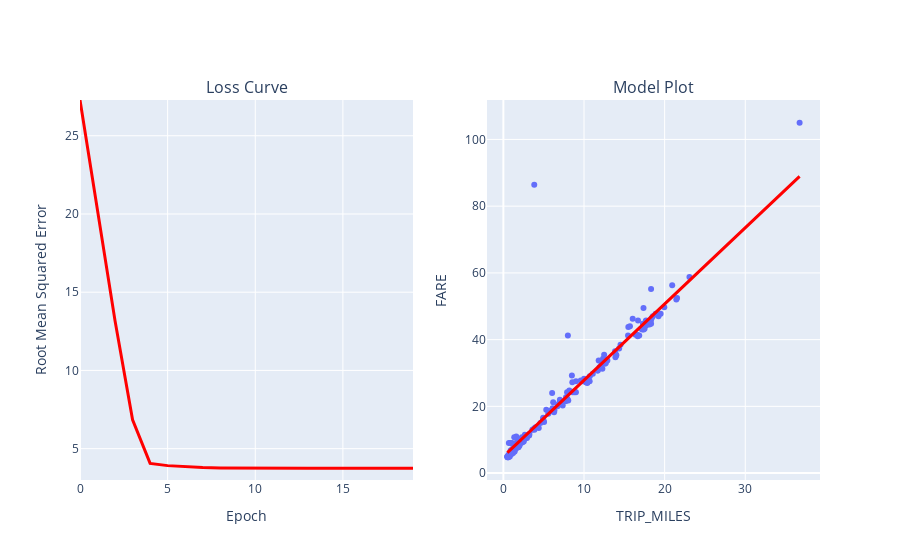

The code cell stored with this chart in its notebook:
### Markdown cell above
## Experiment with hyperparameters

It is common with machine learning to run multiple experiments to find the best set of hyperparmeters to train your model. In this step, try varying the hyperparameters one by one with this set of experiments:

* *Experiment 1:* **Increase** the learning rate to **``1``** (batch size at ``50``).
* *Experiment 2:* **Decrease** the learning rate to **``0.0001``** (batch size at ``50``).
* *Experiment 3:* **Increase** the batch size to **``500``** (learning rate at ``0.001``).

**Instructions**
1. Update the hyperparameter values in the **Experiment 2** code cell according to the experiment.
2. Run the **Experiment 2** code cell.
3. After the training run, examine the output and note any differences you see in the loss curve or model output.
4. Repeat steps 1 - 3 for each hyperparameter experiment.
5. **Check your understanding** by answering these questions:
  * How did raising the learning rate impact your ability to train the model?
  * How did lowering the learning rate impact your ability to train the model?
  * Did changing the batch size effect your training results?

### Code cell
# Experiment 2: Train the model using adjusted hyperparameters
# -------------------------------------------------------------

# Step 1: Define the hyperparameters
# - Hyperparameters are tunable parameters that control the training process.
# - Adjusting these values allows us to experiment with the model's performance.

# TODO: Experiment by changing these values to observe their impact on training.
learning_rate = 0.001  # Determines how much the model adjusts weights with each update
epochs = 20            # Number of complete passes through the dataset during training
batch_size = 50        # Number of data samples processed together in one training step

# Step 2: Specify the feature and label
# - The feature is the input variable (independent variable) the model uses for prediction.
# - The label is the output variable (dependent variable) the model tries to predict.
features = ['TRIP_MILES']  # Use 'TRIP_MILES' as the input feature
label = 'FARE'             # Predict 'FARE' as the target variable

# Step 3: Run the experiment
# - The `run_experiment` function:
#   1. Builds and compiles a simple linear regression model.
#   2. Trains the model using the specified hyperparameters and data.
#   3. Visualizes training progress (loss curve) and model predictions (scatter plot).
# - The trained model is returned and stored in `model_1`.
model_1 = run_experiment(training_df, features, label, learning_rate, epochs, batch_size)

# Notes for Beginners:
# --------------------
# - `learning_rate`: A smaller value leads to slower but more stable training.
#   Larger values can speed up training but might cause instability.
# - `epochs`: Increasing this value allows the model to learn more, but too many epochs
#   can lead to overfitting (the model learns noise instead of patterns).
# - `batch_size`: Smaller batches may improve generalization but slow down training.
# - Experiment with different values to observe their impact on the loss curve and predictions.

### Figure 1 — Plotly figure (JSON) as saved in the notebook; plotly's stock layout.template omitted (floating-point values rounded to 4 significant figures; data arrays with more than 128 entries replaced by an {"elided": "..."} marker saying what was removed)
{"data": [{"hovertemplate": "TRIP_MILES=%{x}<br>FARE=%{y}<extra></extra>", "legendgroup": "", "marker": {"color": "#636efa", "symbol": "circle"}, "mode": "markers", "name": "", "orientation": "v", "showlegend": false, "type": "scatter", "x": {"elided": "200 float values"}, "xaxis": "x2", "y": {"elided": "200 float values"}, "yaxis": "y2"}, {"hovertemplate": "TRIP_MILES=%{x}<br>FARE_PREDICTED=%{y}<extra></extra>", "legendgroup": "", "line": {"color": "#ff0000", "dash": "solid", "width": 3}, "marker": {"symbol": "circle"}, "mode": "lines", "name": "", "orientation": "v", "showlegend": false, "type": "scatter", "x": {"elided": "200 float values"}, "xaxis": "x2", "y": {"elided": "200 float values"}, "yaxis": "y2"}, {"hovertemplate": "Epoch=%{x}<br>RMSE=%{y}<extra></extra>", "legendgroup": "", "line": {"color": "#ff0000", "dash": "solid", "width": 3}, "marker": {"symbol": "circle"}, "mode": "lines", "name": "", "orientation": "v", "showlegend": false, "type": "scatter", "x": [0, 1, 2, 3, 4, 5, 6, 7, 8, 9, 10, 11, 12, 13, 14, 15, 16, 17, 18, 19], "xaxis": "x", "y": [27.28, 20.14, 13.17, 6.839, 4.056, 3.915, 3.838, 3.791, 3.766, 3.755, 3.75, 3.748, 3.747, 3.746, 3.746, 3.746, 3.746, 3.746, 3.746, 3.746], "yaxis": "y"}], "layout": {"annotations": [{"font": {"size": 16}, "showarrow": false, "text": "Loss Curve", "x": 0.225, "xanchor": "center", "xref": "paper", "y": 1, "yanchor": "bottom", "yref": "paper"}, {"font": {"size": 16}, "showarrow": false, "text": "Model Plot", "x": 0.775, "xanchor": "center", "xref": "paper", "y": 1, "yanchor": "bottom", "yref": "paper"}], "xaxis": {"anchor": "y", "domain": [0, 0.45], "title": {"text": "Epoch"}}, "xaxis2": {"anchor": "y2", "domain": [0.55, 1], "title": {"text": "TRIP_MILES"}}, "yaxis": {"anchor": "x", "domain": [0, 1], "range": [2.997, 27.28], "title": {"text": "Root Mean Squared Error"}}, "yaxis2": {"anchor": "x2", "domain": [0, 1], "title": {"text": "FARE"}}}}
